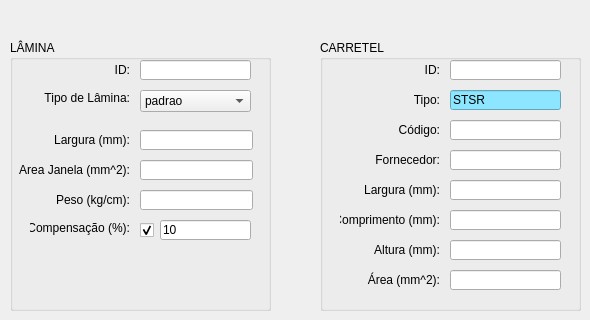
    <widget class="QWidget" name="tab_laminaBobbin">
     <attribute name="title">
      <string>Lâmina / Carretel</string>
     </attribute>
     <widget class="QGroupBox" name="groupBox_lamina">
      <property name="geometry">
       <rect>
        <x>10</x>
        <y>40</y>
        <width>261</width>
        <height>271</height>
       </rect>
      </property>
      <property name="title">
       <string>LÂMINA</string>
      </property>
      <widget class="QLineEdit" name="lineEdit_laminaCompensation">
       <property name="geometry">
        <rect>
         <x>150</x>
         <y>180</y>
         <width>91</width>
         <height>20</height>
        </rect>
       </property>
       <property name="text">
        <string>10</string>
       </property>
      </widget>
      <widget class="QLineEdit" name="lineEdit_laminaWidth">
       <property name="geometry">
        <rect>
         <x>130</x>
         <y>90</y>
         <width>113</width>
         <height>20</height>
        </rect>
       </property>
      </widget>
      <widget class="QLineEdit" name="lineEdit_laminaArea">
       <property name="geometry">
        <rect>
         <x>130</x>
         <y>120</y>
         <width>113</width>
         <height>20</height>
        </rect>
       </property>
      </widget>
      <widget class="QComboBox" name="comboBox_laminaType">
       <property name="geometry">
        <rect>
         <x>130</x>
         <y>50</y>
         <width>111</width>
         <height>22</height>
        </rect>
       </property>
       <property name="styleSheet">
        <string notr="true"/>
       </property>
       <item>
        <property name="text">
         <string>padrao</string>
        </property>
       </item>
       <item>
        <property name="text">
         <string>especial</string>
        </property>
       </item>
       <item>
        <property name="text">
         <string>com GAP</string>
        </property>
       </item>
       <item>
        <property name="text">
         <string>comprida</string>
        </property>
       </item>
      </widget>
      <widget class="QLineEdit" name="lineEdit_laminaWeight">
       <property name="geometry">
        <rect>
         <x>130</x>
         <y>150</y>
         <width>113</width>
         <height>20</height>
        </rect>
       </property>
      </widget>
      <widget class="QLabel" name="label_laminaWeight">
       <property name="geometry">
        <rect>
         <x>20</x>
         <y>150</y>
         <width>100</width>
         <height>20</height>
        </rect>
       </property>
       <property name="text">
        <string>Peso (kg/cm):</string>
       </property>
       <property name="alignment">
        <set>Qt::AlignRight|Qt::AlignTrailing|Qt::AlignVCenter</set>
       </property>
      </widget>
      <widget class="QCheckBox" name="checkBox_laminaCompensation">
       <property name="geometry">
        <rect>
         <x>130</x>
         <y>180</y>
         <width>21</width>
         <height>21</height>
        </rect>
       </property>
       <property name="text">
        <string/>
       </property>
       <property name="checked">
        <bool>true</bool>
       </property>
      </widget>
      <widget class="QLabel" name="label_laminaWidth">
       <property name="geometry">
        <rect>
         <x>20</x>
         <y>90</y>
         <width>100</width>
         <height>20</height>
        </rect>
       </property>
       <property name="text">
        <string>Largura (mm):</string>
       </property>
       <property name="alignment">
        <set>Qt::AlignRight|Qt::AlignTrailing|Qt::AlignVCenter</set>
       </property>
      </widget>
      <widget class="QLabel" name="label_laminaType">
       <property name="geometry">
        <rect>
         <x>20</x>
         <y>50</y>
         <width>100</width>
         <height>16</height>
        </rect>
       </property>
       <property name="text">
        <string>Tipo de Lâmina:</string>
       </property>
       <property name="alignment">
        <set>Qt::AlignRight|Qt::AlignTrailing|Qt::AlignVCenter</set>
       </property>
      </widget>
      <widget class="QLineEdit" name="lineEdit_laminaID">
       <property name="geometry">
        <rect>
         <x>130</x>
         <y>20</y>
         <width>111</width>
         <height>20</height>
        </rect>
       </property>
      </widget>
      <widget class="QLabel" name="label_laminaArea">
       <property name="geometry">
        <rect>
         <x>9</x>
         <y>120</y>
         <width>111</width>
         <height>20</height>
        </rect>
       </property>
       <property name="text">
        <string>Area Janela (mm^2):</string>
       </property>
       <property name="alignment">
        <set>Qt::AlignRight|Qt::AlignTrailing|Qt::AlignVCenter</set>
       </property>
      </widget>
      <widget class="QLabel" name="label_laminaID">
       <property name="geometry">
        <rect>
         <x>20</x>
         <y>20</y>
         <width>100</width>
         <height>20</height>
        </rect>
       </property>
       <property name="text">
        <string>ID:</string>
       </property>
       <property name="alignment">
        <set>Qt::AlignRight|Qt::AlignTrailing|Qt::AlignVCenter</set>
       </property>
      </widget>
      <widget class="QLabel" name="label_laminaCompensation">
       <property name="geometry">
        <rect>
         <x>20</x>
         <y>180</y>
         <width>100</width>
         <height>16</height>
        </rect>
       </property>
       <property name="text">
        <string>Compensação (%):</string>
       </property>
       <property name="alignment">
        <set>Qt::AlignRight|Qt::AlignTrailing|Qt::AlignVCenter</set>
       </property>
      </widget>
     </widget>
     <widget class="QGroupBox" name="groupBox_bobbin">
      <property name="geometry">
       <rect>
        <x>320</x>
        <y>40</y>
        <width>261</width>
        <height>271</height>
       </rect>
      </property>
      <property name="title">
       <string>CARRETEL</string>
      </property>
      <widget class="QLabel" name="label_bobbinArea">
       <property name="geometry">
        <rect>
         <x>20</x>
         <y>230</y>
         <width>100</width>
         <height>20</height>
        </rect>
       </property>
       <property name="text">
        <string>Área (mm^2):</string>
       </property>
       <property name="alignment">
        <set>Qt::AlignRight|Qt::AlignTrailing|Qt::AlignVCenter</set>
       </property>
      </widget>
      <widget class="QLineEdit" name="lineEdit_bobbinCode">
       <property name="geometry">
        <rect>
         <x>130</x>
         <y>80</y>
         <width>111</width>
         <height>20</height>
        </rect>
       </property>
       <property name="text">
        <string/>
       </property>
      </widget>
      <widget class="QLabel" name="label_bobbinLength">
       <property name="geometry">
        <rect>
         <x>20</x>
         <y>170</y>
         <width>100</width>
         <height>20</height>
        </rect>
       </property>
       <property name="text">
        <string>Comprimento (mm):</string>
       </property>
       <property name="alignment">
        <set>Qt::AlignRight|Qt::AlignTrailing|Qt::AlignVCenter</set>
       </property>
      </widget>
      <widget class="QLineEdit" name="lineEdit_bobbinHeight">
       <property name="geometry">
        <rect>
         <x>130</x>
         <y>200</y>
         <width>111</width>
         <height>20</height>
        </rect>
       </property>
       <property name="text">
        <string/>
       </property>
      </widget>
      <widget class="QLineEdit" name="lineEdit_bobbinLength">
       <property name="geometry">
        <rect>
         <x>130</x>
         <y>170</y>
         <width>111</width>
         <height>20</height>
        </rect>
       </property>
       <property name="text">
        <string/>
       </property>
      </widget>
      <widget class="QLabel" name="label_bobbinHeight">
       <property name="geometry">
        <rect>
         <x>20</x>
         <y>200</y>
         <width>100</width>
         <height>20</height>
        </rect>
       </property>
       <property name="text">
        <string>Altura (mm):</string>
       </property>
       <property name="alignment">
        <set>Qt::AlignRight|Qt::AlignTrailing|Qt::AlignVCenter</set>
       </property>
      </widget>
      <widget class="QLabel" name="label_bobbinCode">
       <property name="geometry">
        <rect>
         <x>20</x>
         <y>80</y>
         <width>100</width>
         <height>20</height>
        </rect>
       </property>
       <property name="text">
        <string>Código:</string>
       </property>
       <property name="alignment">
        <set>Qt::AlignRight|Qt::AlignTrailing|Qt::AlignVCenter</set>
       </property>
      </widget>
      <widget class="QLabel" name="label_bobbinID">
       <property name="geometry">
        <rect>
         <x>20</x>
         <y>20</y>
         <width>100</width>
         <height>20</height>
        </rect>
       </property>
       <property name="text">
        <string>ID:</string>
       </property>
       <property name="alignment">
        <set>Qt::AlignRight|Qt::AlignTrailing|Qt::AlignVCenter</set>
       </property>
      </widget>
      <widget class="QLineEdit" name="lineEdit_bobbinArea">
       <property name="geometry">
        <rect>
         <x>130</x>
         <y>230</y>
         <width>111</width>
         <height>20</height>
        </rect>
       </property>
       <property name="text">
        <string/>
       </property>
      </widget>
      <widget class="QLabel" name="label_bobbinWidth">
       <property name="geometry">
        <rect>
         <x>20</x>
         <y>140</y>
         <width>100</width>
         <height>20</height>
        </rect>
       </property>
       <property name="text">
        <string>Largura (mm):</string>
       </property>
       <property name="alignment">
        <set>Qt::AlignRight|Qt::AlignTrailing|Qt::AlignVCenter</set>
       </property>
      </widget>
      <widget class="QLineEdit" name="lineEdit_bobbinProvider">
       <property name="geometry">
        <rect>
         <x>130</x>
         <y>110</y>
         <width>111</width>
         <height>20</height>
        </rect>
       </property>
       <property name="text">
        <string/>
       </property>
      </widget>
      <widget class="QLineEdit" name="lineEdit_bobbinType">
       <property name="geometry">
        <rect>
         <x>130</x>
         <y>50</y>
         <width>111</width>
         <height>20</height>
        </rect>
       </property>
       <property name="styleSheet">
        <string notr="true">background-color: rgb(140, 230, 255);</string>
       </property>
       <property name="text">
        <string>STSR</string>
       </property>
      </widget>
      <widget class="QLineEdit" name="lineEdit_bobbinID">
       <property name="geometry">
        <rect>
         <x>130</x>
         <y>20</y>
         <width>111</width>
         <height>20</height>
        </rect>
       </property>
      </widget>
      <widget class="QLabel" name="label_bobbinProvider">
       <property name="geometry">
        <rect>
         <x>20</x>
         <y>110</y>
         <width>100</width>
         <height>20</height>
        </rect>
       </property>
       <property name="text">
        <string>Fornecedor:</string>
       </property>
       <property name="alignment">
        <set>Qt::AlignRight|Qt::AlignTrailing|Qt::AlignVCenter</set>
       </property>
      </widget>
      <widget class="QLineEdit" name="lineEdit_bobbinWidth">
       <property name="geometry">
        <rect>
         <x>130</x>
         <y>140</y>
         <width>111</width>
         <height>20</height>
        </rect>
       </property>
       <property name="text">
        <string/>
       </property>
      </widget>
      <widget class="QLabel" name="label_bobbinType">
       <property name="geometry">
        <rect>
         <x>20</x>
         <y>50</y>
         <width>100</width>
         <height>20</height>
        </rect>
       </property>
       <property name="text">
        <string>Tipo:</string>
       </property>
       <property name="alignment">
        <set>Qt::AlignRight|Qt::AlignTrailing|Qt::AlignVCenter</set>
       </property>
      </widget>
     </widget>
    </widget>
